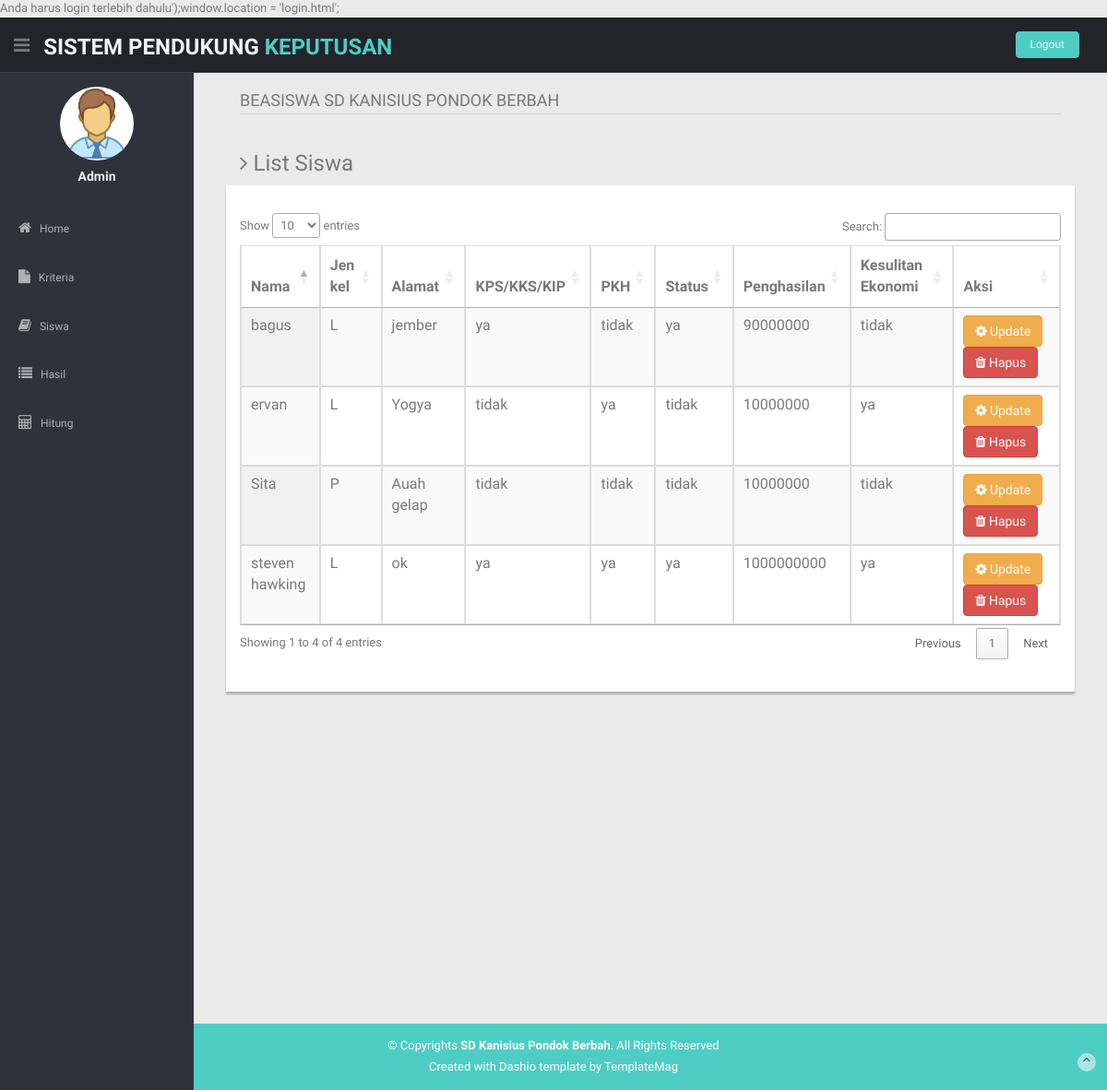
Page /index.php?module=list_siswa on the earlier database version.
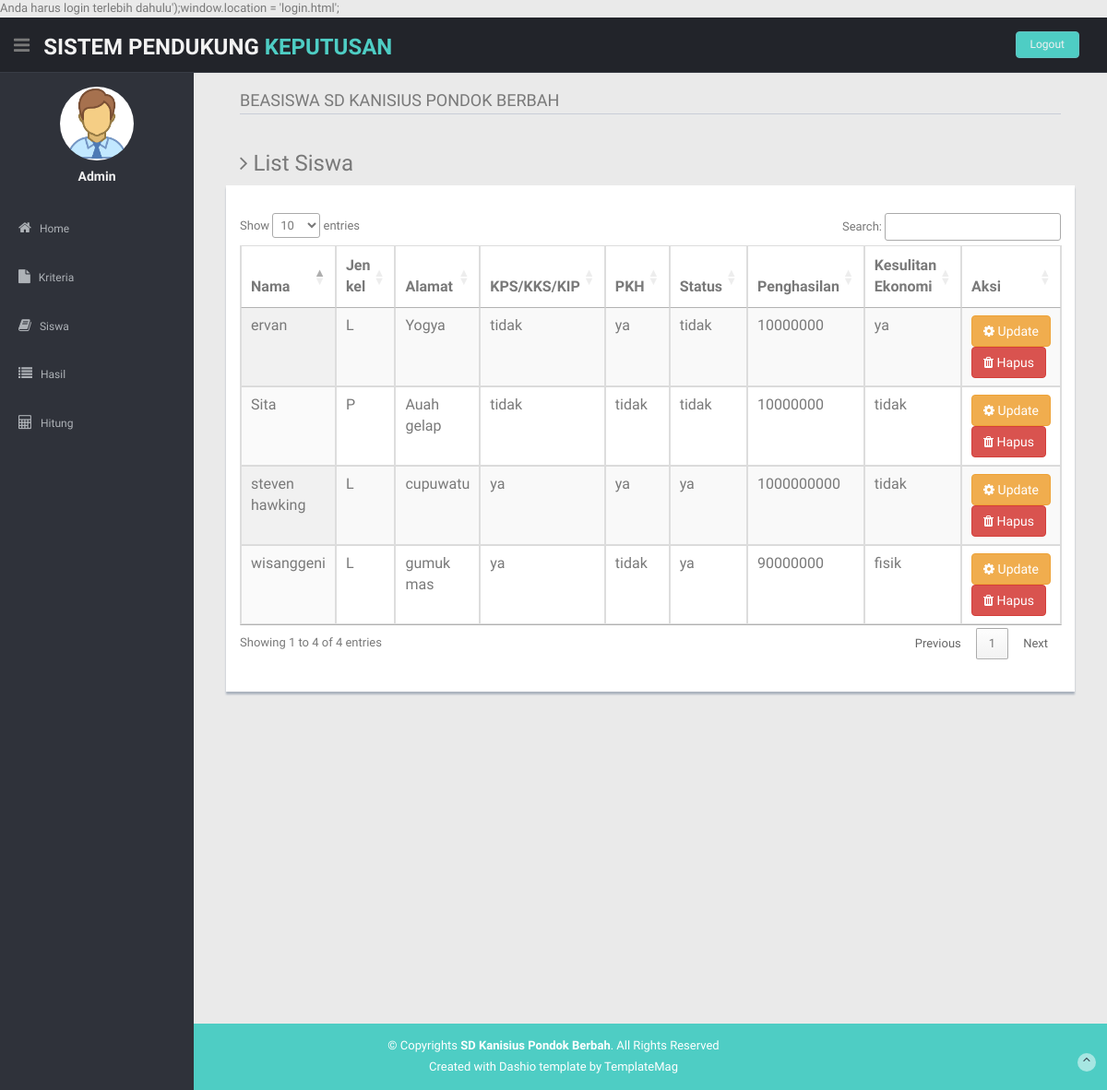
Same page on the later database version.
### tables this page shows
CREATE TABLE `tabel_kriteria` (
  `id_kriteria` int(10) NOT NULL,
  `kriteria` text NOT NULL,
  `type` varchar(10) NOT NULL,
  `bobot` float NOT NULL
);

CREATE TABLE `tabel_siswa` (
  `id_siswa` int(100) NOT NULL,
  `nama` text NOT NULL,
  `jenis_kelamin` text NOT NULL,
  `alamat` text NOT NULL,
  `KPS` varchar(5) NOT NULL,
  `PKH` varchar(5) NOT NULL,
  `status` varchar(5) NOT NULL,
  `penghasilan` bigint(20) NOT NULL,
  `ekonomi` varchar(20) NOT NULL
);

### pages/siswa/list_siswa.php (the view)
<h3><i class="fa fa-angle-right"></i> List Siswa</h3>
<div class="row mb">
  <div class="content-panel">
    <div class="adv-table" style="padding: 15px;">
      <table cellpadding="0" cellspacing="0" border="0" class="display table table-bordered" id="myDataTables">
        <thead>
          <tr>
            <th>Nama</th>
            <th>Jen kel</th>
            <th>Alamat</th>
  <?php
  $sqlNamakriteria = "SELECT * FROM tabel_kriteria ORDER BY id_kriteria ASC";
  $resultNamaKriteria = mysqli_query($koneksi, $sqlNamakriteria);
      while ($hasilNamaKriteria = mysqli_fetch_assoc($resultNamaKriteria)) {
  ?>
            <th><?=$hasilNamaKriteria['kriteria']?></th>
  <?php
  }
  ?>
            <th>Aksi</th>
          </tr>
        </thead>
        <tbody>
  <?php
  $sql = "SELECT * FROM tabel_siswa";
  $result = mysqli_query($koneksi, $sql);
      while ($row = mysqli_fetch_assoc($result)) {
  ?>
          <tr class="gradeX">
            <td><?=$row['nama']?></td>
            <td><?=$row['jenis_kelamin']?></td>
            <td><?=$row['alamat']?></td>
            <td><?=$row['KPS']?></td>
            <td><?=$row['PKH']?></td>
            <td><?=$row['status']?></td>
            <td><?=$row['penghasilan']?></td>
            <td><?=$row['ekonomi']?></td>
            <td class="hidden-phone">
                <a href="index.php?module=update_siswa&id_siswa=<?=$row['id_siswa']?>"><button type="button" class="btn btn-warning"><i class="fa fa-cog"></i> Update</button></a>
                <a href="index.php?module=hapus_siswa&id_siswa=<?=$row['id_siswa']?>"><button type="button" class="btn btn-danger"><i class="fa fa-trash"></i> Hapus</button></a>
            </td>
          </tr>
  <?php
      }
  ?>
        </tbody>
      </table>
    </div>
  </div>
</div>

### index.php (shortened to what this page needs)
<?php
include "lib/koneksi.php";
?>
<!DOCTYPE html>
<html lang="en">
<head>
  <link href="lib/bootstrap/css/bootstrap.min.css" rel="stylesheet">
  <link href="lib/font-awesome/css/font-awesome.css" rel="stylesheet" />
  <link rel="stylesheet" type="text/css" href="css/zabuto_calendar.css">
  <link rel="stylesheet" type="text/css" href="lib/gritter/css/jquery.gritter.css" />
  <link href="css/style.css" rel="stylesheet">
  <link href="css/style-responsive.css" rel="stylesheet">
  <link rel="stylesheet" type="text/css" href="https://cdn.datatables.net/1.10.20/css/jquery.dataTables.css">
</head>
<body>
  <section id="container">
    <header class="header black-bg">
      <div class="sidebar-toggle-box">
        <div class="fa fa-bars tooltips" data-placement="right" data-original-title="Toggle Navigation"></div>
      </div>
      <a href="index.html" class="logo"><b>SISTEM PENDUKUNG<span> KEPUTUSAN</span></b></a>
      <div class="top-menu">
        <ul class="nav pull-right top-menu">
          <li><a class="logout" href="logout.php">Logout</a></li>
        </ul>
      </div>
    </header>
    <aside>
      <div id="sidebar" class="nav-collapse ">
        <?php
            if($_SESSION['namauser']=='kepsek'){
        ?>
        <ul class="sidebar-menu" id="nav-accordion">
          <p class="centered"><a href="index.php?module=home"><img src="img/ui-epan.png" class="img-circle" width="80"></a></p>
          <h5 class="centered">Kepsek</h5>
          <li class="mt">
            <a class="" href="index.php?module=home">
              <i class="fa fa-home"></i>
              <span>Home</span>
              </a>
          </li>
          <li class="">
            <a class="" href="index.php?module=list_hasil">
              <i class="fa fa-list"></i>
              <span>Hasil</span>
              </a>
          </li>
        </ul>
        <?php
            }else{
        ?>
        <ul class="sidebar-menu" id="nav-accordion">
          <p class="centered"><a href="index.php?module=home"><img src="img/ui-epan.png" class="img-circle" width="80"></a></p>
          <h5 class="centered">Admin</h5>
          <li class="mt">
            <a class="" href="index.php?module=home">
              <i class="fa fa-home"></i>
              <span>Home</span>
              </a>
          </li>
          <li class="">
            <a class="" href="index.php?module=list_kriteria">
              <i class="fa fa-file"></i>
              <span>Kriteria</span>
              </a>
          </li>
          <li class="sub-menu">
            <a href="javascript:;">
              <i class="fa fa-book"></i>
              <span>Siswa</span>
              </a>
          </li>
          <li class="">
            <a class="" href="index.php?module=list_hasil">
              <i class="fa fa-list"></i>
              <span>Hasil</span>
              </a>
          </li>
          <li class="">
            <a class="" href="index.php?module=hitung">
              <i class="fa fa-calculator"></i>
              <span>Hitung</span>
              </a>
          </li>
        </ul>
        <?php
            }
        ?>
      </div>
    </aside>
    <section id="main-content">
      <section class="wrapper">
        <div class="row">
          <div class="col-lg-12 main-chart" style="padding-left: 50px;padding-right: 50px;">
            <div class="border-head">
              <h3>BEASISWA SD KANISIUS PONDOK BERBAH</h3>
            </div>
            <?php
            if ($_GET['module'] == 'home') {
                include "pages/home/home.php";
            } elseif ($_GET['module'] == 'list_kriteria') {
                include "pages/kriteria/list_kriteria.php";
            } elseif ($_GET['module'] == 'tambah_kriteria') {
                include "pages/kriteria/tambah_kriteria.php";
            } elseif ($_GET['module'] == 'update_kriteria') {
                include "pages/kriteria/update_kriteria.php";
            } elseif ($_GET['module'] == 'list_siswa') {
                include "pages/siswa/list_siswa.php";
            } elseif ($_GET['module'] == 'tambah_siswa') {
                include "pages/siswa/tambah_siswa.php";
            } elseif ($_GET['module'] == 'update_siswa') {
              include "pages/siswa/update_siswa.php";
            }elseif ($_GET['module'] == 'hapus_siswa') {
              include "pages/siswa/aksi_hapus.php";
            }elseif ($_GET['module'] == 'hapus_semua_siswa') {
              include "pages/siswa/aksi_hapus_semua.php";
            }elseif ($_GET['module'] == 'list_hasil') {
              include "pages/hasil/list_hasil.php";
            }elseif ($_GET['module'] == 'hitung') {
              include "pages/hasil/hitung.php";
            }elseif ($_GET['module'] == 'list_detail_siswa') {
              include "pages/hasil/list_siswa.php";
            }elseif ($_GET['module'] == 'hapus_hasil') {
              include "pages/hasil/aksi_hapus.php";
            }elseif ($_GET['module'] == 'hapus_hasil_siswa') {
              include "pages/hasil/aksi_hapus_hasil_siswa.php";
            }
             else {
                 include "pages/home/home.php";
            }
            ?>
          </div>
        </div>
      </section>
    </section>
    <footer class="site-footer" style="margin-top: 40vh;">
      <div class="text-center">
        <p>
          &copy; Copyrights <strong>SD Kanisius Pondok Berbah</strong>. All Rights Reserved
        </p>
        <div class="credits">
          Created with Dashio template by <a href="https://templatemag.com/">TemplateMag</a>
        </div>
        <a href="index.html#" class="go-top">
          <i class="fa fa-angle-up"></i>
          </a>
      </div>
    </footer>
  </section>
</body>
</html>

### css/style.css (style rules this page uses)
body { color: #797979; background: #eaeaea; font-family: 'Ruda', sans-serif; padding: 0px !important; margin: 0px !important; font-size:13px; }
ul li { list-style: none; }
a, a:hover, a:focus { text-decoration: none; outline: none; }
#container { width: 100%; height: 100%; }
.centered { text-align: center; }
.mt { margin-top: 25px; }
.mb { margin-bottom: 25px; }
ul.top-menu > li > .logout { color: #f2f2f2; font-size: 12px; border-radius: 4px; -webkit-border-radius: 4px; border: 1px solid #64c3c2 !important; padding: 5px 15px; margin-right: 15px; background: #4ECDC4; margin-top: 15px; }
#sidebar { width: 210px; height: 100%; position: fixed; background: #2f323a; }
#sidebar h5 { color: #f2f2f2; font-weight: 700; }
#sidebar ul li { position: relative; }
ul.sidebar-menu , ul.sidebar-menu li ul.sub { margin: -2px 0 0; padding: 0; }
ul.sidebar-menu { margin-top: 75px; }
ul.sidebar-menu li { margin-bottom: 5px; margin-left:10px; margin-right:10px; }
ul.sidebar-menu li.sub-menu { line-height: 15px; }
ul.sidebar-menu li a span { display: inline-block; }
ul.sidebar-menu li a { color: #aeb2b7; text-decoration: none; display: block; padding: 15px 0 15px 10px; font-size: 12px; outline: none; -webkit-transition: all 0.3s ease; -moz-transition: all 0.3s ease; -o-transition: all 0.3s ease; -ms-transition: all 0.3s ease; transition: all 0.3s ease; }
ul.sidebar-menu li a i { font-size: 15px; padding-right: 6px; }
#main-content { margin-left: 210px; }
.header, .footer { min-height: 60px; padding: 0 15px; }
.header { position: fixed; left: 0; right: 0; z-index: 1002; }
.black-bg { background: #22242a; border-bottom: 1px solid #393d46; }
.wrapper { display: inline-block; margin-top: 60px; padding-left: 15px; padding-right: 15px; padding-bottom: 15px; padding-top: 0px; width: 100%; }
a.logo { font-size: 24px; color: #f2f2f2; float: left; margin-top: 15px; text-transform: uppercase; }
a.logo b { font-weight: 900; }
a.logo span { color: #4ECDC4; }
#top_menu .nav > li, ul.top-menu > li { float: left; }
ul.top-menu > li > a { color: #666666; font-size: 16px; border-radius: 4px; -webkit-border-radius: 4px; border:1px solid #666666 !important; padding: 2px 6px; margin-right: 15px; }
.sidebar-toggle-box { float: left; padding-right: 15px; margin-top: 20px; }
.sidebar-toggle-box .fa-bars { cursor: pointer; display: inline-block; font-size: 20px; }
.main-chart { padding-top: 20px; }
.border-head h3 { border-bottom: 1px solid #c9cdd7; margin-top: 0; margin-bottom: 20px; padding-bottom: 5px; font-weight: normal; font-size: 18px; display: inline-block; width: 100%; font-weight: 300; }
.content-panel { background: #ffffff; box-shadow: 0px 3px 2px #aab2bd; padding-top: 15px; padding-bottom: 5px; }
.site-footer { background: #4ECDC4; color: #fff; padding: 15px 0; }
.site-footer p { margin-bottom: 5px; }
.credits, .credits a { color: #fff; }
.go-top { margin-right: 1%; margin-top: -25px; float: right; background: rgba(255,255,255,.5); width: 20px; height: 20px; border-radius: 50%; -webkit-border-radius: 50%; }
.go-top i { color: #2A3542; }

Differences in the rows shown:
changed tabel_siswa: nama "bagus" → "wisanggeni"; alamat "jember" → "gumuk mas"; ekonomi "tidak" → "fisik"
changed tabel_siswa "steven hawking": alamat "ok" → "cupuwatu"; ekonomi "ya" → "tidak"
